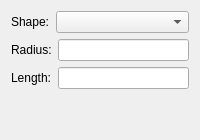
             <widget class="QWidget" name="Support_Mid_Tab">
              <attribute name="title">
               <string>Mid</string>
              </attribute>
              <layout class="QVBoxLayout" name="verticalLayout_13">
               <item>
                <layout class="QHBoxLayout" name="horizontalLayout_5">
                 <item>
                  <widget class="QLabel" name="label_4">
                   <property name="text">
                    <string>Shape:</string>
                   </property>
                  </widget>
                 </item>
                 <item>
                  <widget class="QComboBox" name="Support_Mid_AttachType_comboBox">
                   <property name="sizePolicy">
                    <sizepolicy hsizetype="Expanding" vsizetype="Fixed">
                     <horstretch>0</horstretch>
                     <verstretch>0</verstretch>
                    </sizepolicy>
                   </property>
                  </widget>
                 </item>
                </layout>
               </item>
               <item>
                <layout class="QHBoxLayout" name="horizontalLayout_9">
                 <item>
                  <widget class="QLabel" name="label_14">
                   <property name="text">
                    <string>Radius:</string>
                   </property>
                  </widget>
                 </item>
                 <item>
                  <widget class="QLineEdit" name="Support_Mid_Radius_lineEdit"/>
                 </item>
                </layout>
               </item>
               <item>
                <layout class="QHBoxLayout" name="horizontalLayout_23">
                 <item>
                  <widget class="QLabel" name="label_15">
                   <property name="text">
                    <string>Length:</string>
                   </property>
                  </widget>
                 </item>
                 <item>
                  <widget class="QLineEdit" name="Support_Mid_Length_lineEdit">
                   <property name="readOnly">
                    <bool>true</bool>
                   </property>
                  </widget>
                 </item>
                </layout>
               </item>
               <item>
                <spacer name="verticalSpacer">
                 <property name="orientation">
                  <enum>Qt::Vertical</enum>
                 </property>
                 <property name="sizeHint" stdset="0">
                  <size>
                   <width>20</width>
                   <height>40</height>
                  </size>
                 </property>
                </spacer>
               </item>
              </layout>
             </widget>
